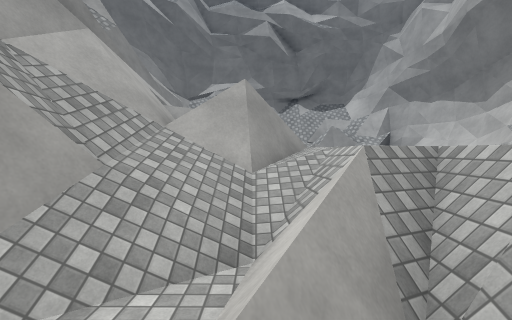
View 1 (above)

24 first-person views from a walk through a scene from a Unity 3-D project. The camera is 1.4 m above the floor, tilts 2° down and sees 85° across. The floor is counted in squares, 2 m on a side. Each view is taken from the middle of a square. On the plan, view 1 faces up. The plan holds only what a view shows up to about 9 squares ahead; the rest is blank. The place goes on beyond the plan. The player is left out. Surface patterns are stand-ins for the level's own textures.

View 2
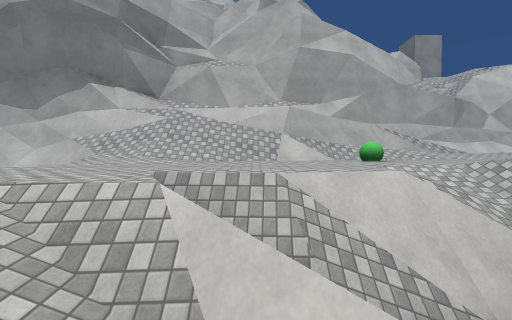

View 3
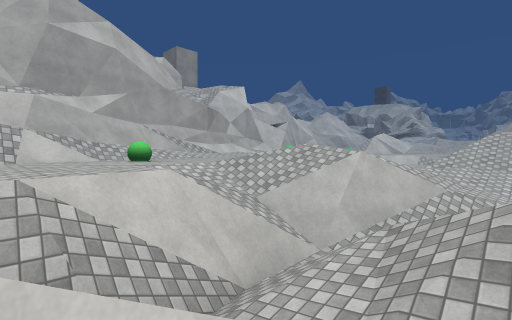

View 4
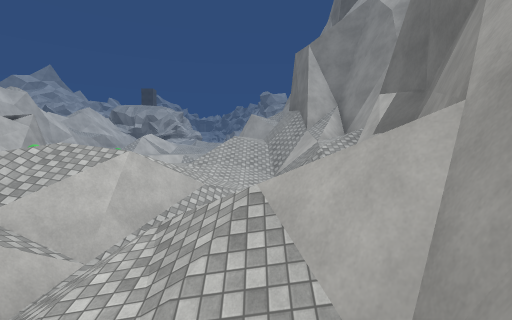

View 5
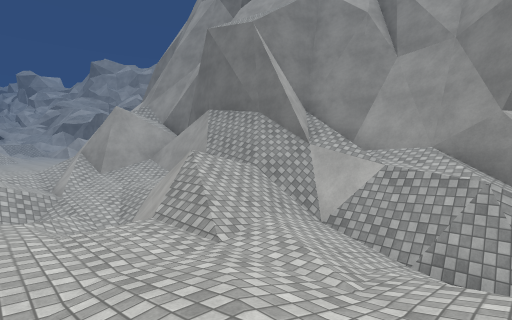

View 6
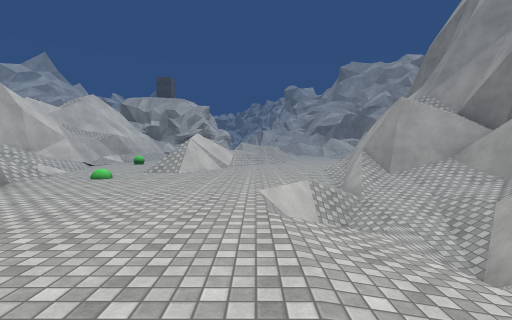

View 7
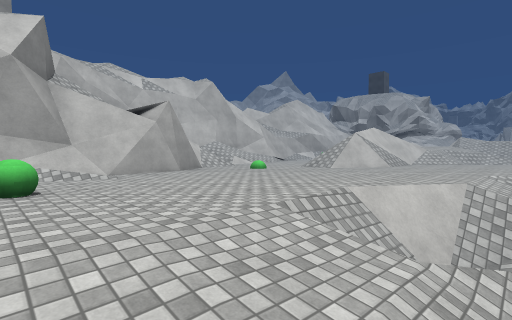

View 8
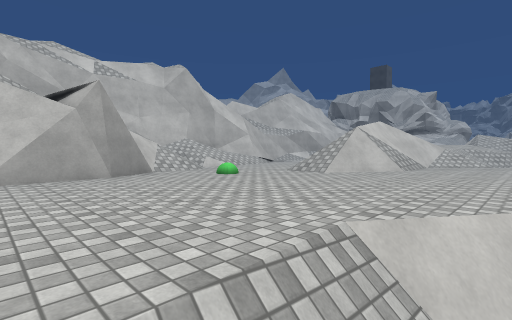

View 9
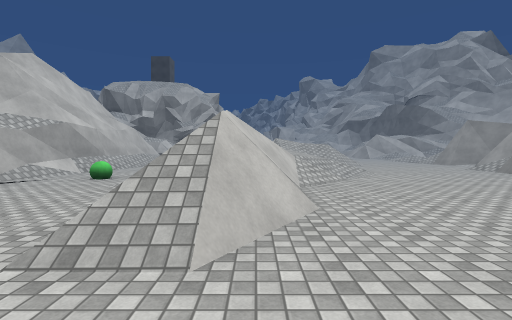

View 10
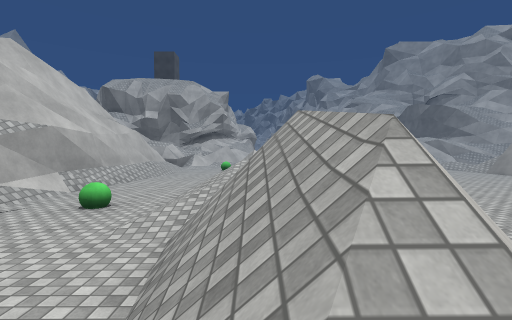

View 11
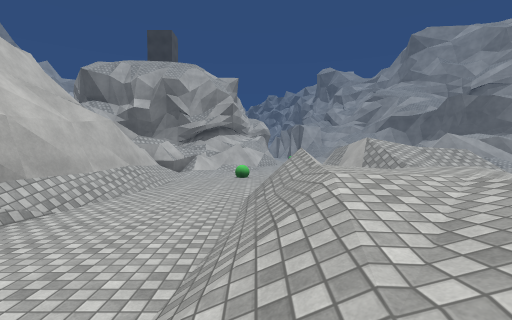

View 12
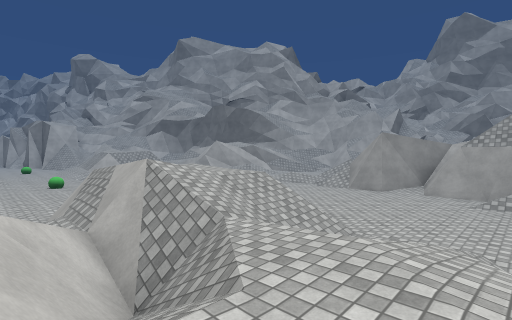

View 13
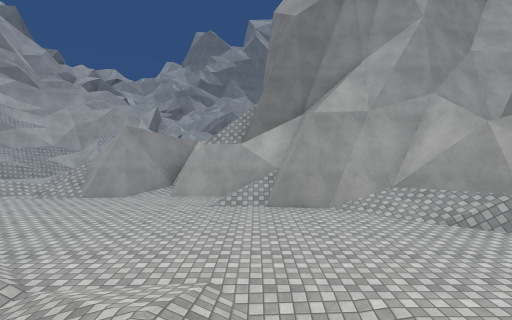

View 14
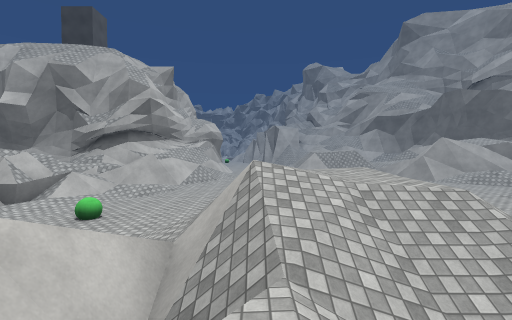

View 15
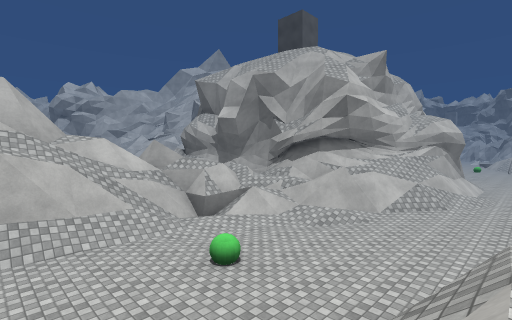

View 16
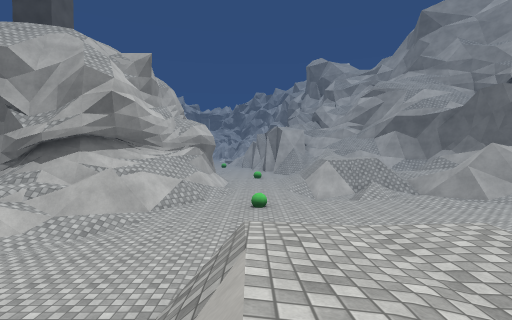

View 17
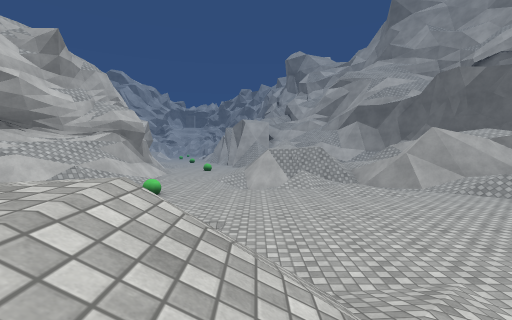

View 18
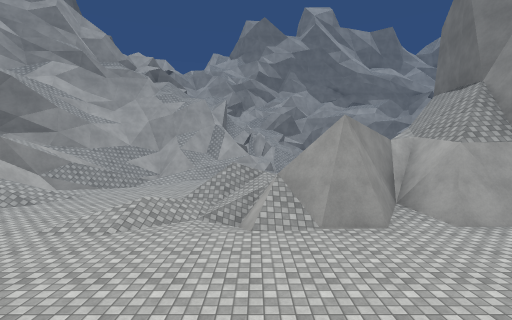

View 19
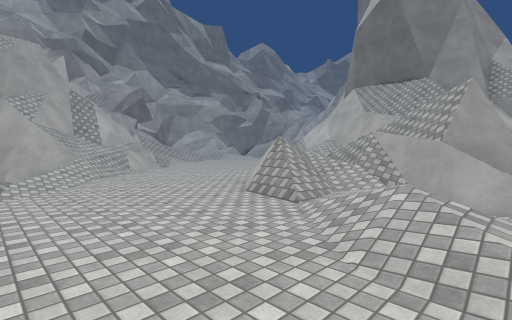

View 20
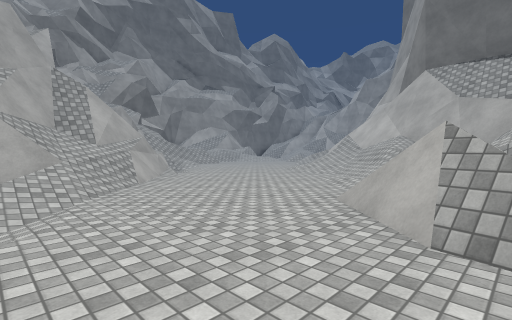

View 21
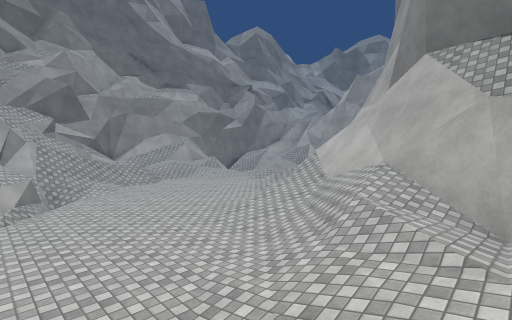

View 22
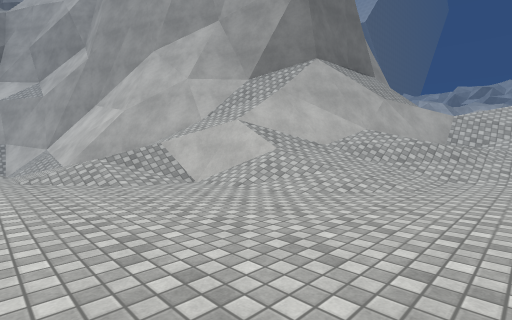

View 23
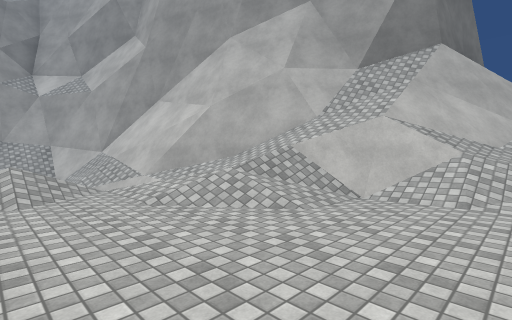

View 24
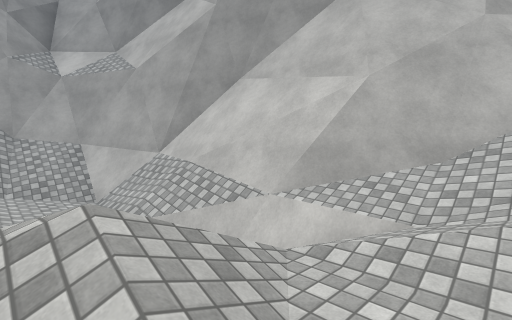

### Floor plan
Key: @ floor where view 1 was taken; # wall or solid block; . main floor; : floor 0.25 m higher than the main floor; - floor 0.25 m lower than the main floor; + floor 0.5 m higher than the main floor; _ floor 0.5 m lower than the main floor; < floor 0.75 m lower than the main floor; * floor 1 m higher than the main floor; ( floor 1 m lower than the main floor; % floor 1.25 m higher than the main floor; & floor 1.5 m higher than the main floor; ! floor 1.75 m lower than the main floor; $ floor 2 m higher than the main floor; / step, stairs or slope; = window, fence, low wall or low ledge; ^ raised ledge; v drop or lower ground; B green ball.
Columns run from 17 left of view 1 to 13 right of it. Each row starts with its distance up from view 1.
  9                #       #
  8                #       #
  7                #  =   /#
  6                # #=  -/##
  5                ###=.../##
  4               ##=#....//#
  3               #/////..//#
  2               ##/==/...##
  1               ##!=/=...##
  0               #=/@/#/.B/#
 -1               # /==//.B/#
 -2               #   #//...##
 -3               #  /#// ../#
 -4              ##/////:  ./#
 -5              #////_..   .#
 -6              #*///_-..   #
 -7              #==///--..B  #
 -8              ##/////-..../#
 -9  #           ##//v#/_.....#^ #
-10 /##           #//=///.....#^/#
-11 //#           #v//(/#=....#  #
-12 //##          ##./</=...../#/#
-13 /</#          ##////.....:.//#
-14 /</#           ###=/.......//#
-15   /#             #=/...=/.../#
-16   ###            # ....=/..
-17   ###           ## ....=/...
-18 ////##         ##/.....# /..
-19 ..///###       #/.....=/ +...#
-20 ..//=#=#       #.....//&%/.B.#
-21 ....=#=##     ##....- /&%/...#
-22 .....=/###    #/....//%&&/...#
-23 .....///###  ##/....//&%&/../#
-24  ..../+///#^###...... %/=/../#
-25 :.......////=#...../////#/../#
-26 /........////v#....////v/.../##
-27 ###......////##... /$$==..../##
-28  ###.....=///=#...//$$/v..../=#
-29   ##=.....=/./-.../=  v=.BB./=#
-30    =#/.......//.....   ...../##
-31    #///....../:...../ ...../=#
-32    #^#//............. ..../###
-33     ##= //................###
-34           ///............###
-35           #///..:.....B./=#
-36           ####/ ://.....=##

Positions as (right, up) in squares from view 1, and headings:
1: (0, 0), facing up
2: (-1, 2), facing right
3: (-1, 2), facing down-right
4: (-1, 2), facing down
5: (3, -4), facing down-left
6: (4, -6), facing down
7: (2, -7), facing down-right
8: (3, -9), facing down-right
9: (6, -13), facing down
10: (7, -15), facing down
11: (8, -19), facing down
12: (7, -22), facing down-left
13: (5, -22), facing left
14: (5, -23), facing down
15: (5, -26), facing down-right
16: (5, -26), facing down
17: (2, -27), facing down
18: (2, -28), facing left
19: (-3, -33), facing up-left
20: (-6, -32), facing up-left
21: (-7, -28), facing up-left
22: (-16, -26), facing up-right
23: (-17, -23), facing up-right
24: (-17, -19), facing up-right
